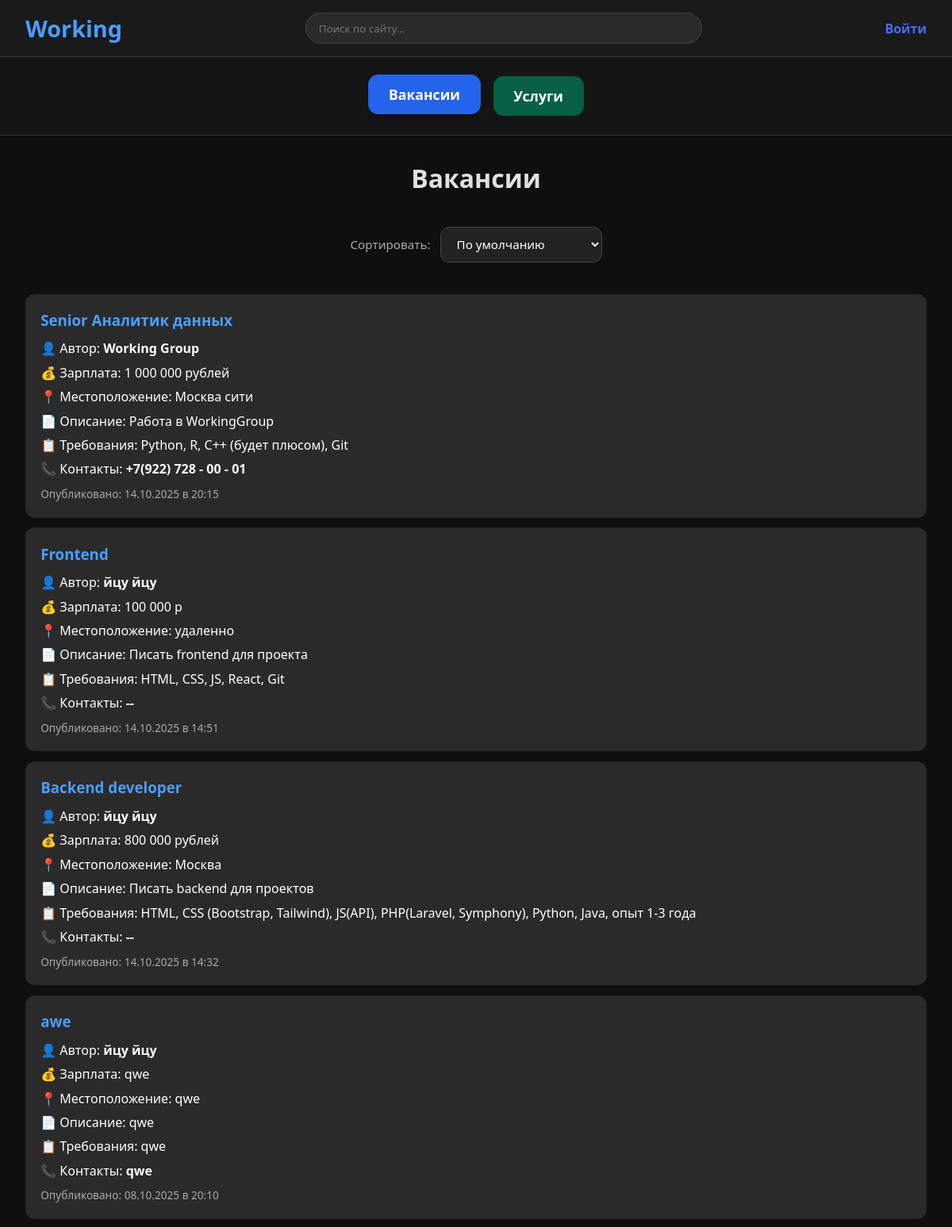
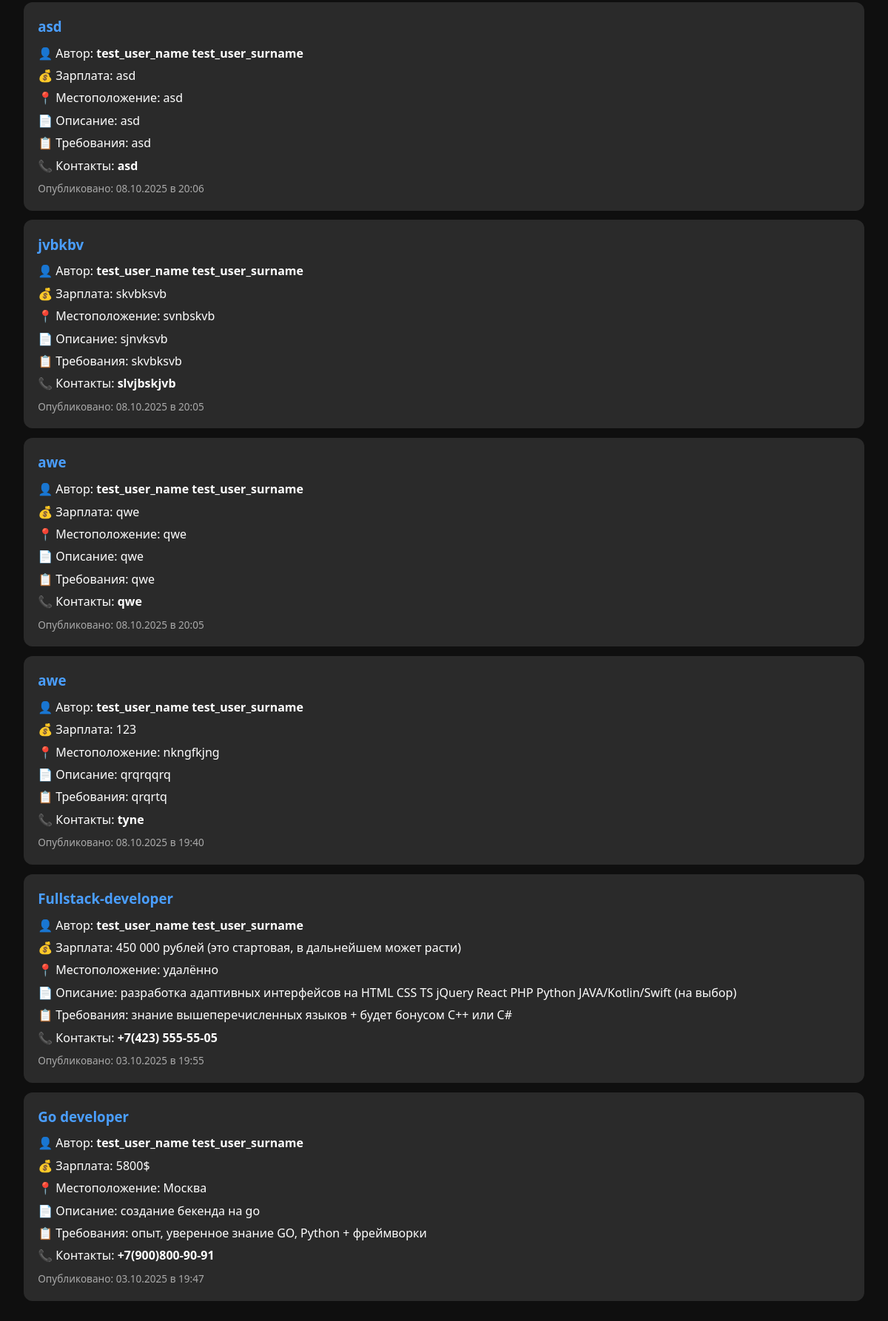
Screenshot of /src/pages/main/main.php with the database file from the repository (2 pictures, top to bottom).
### tables this page shows
CREATE TABLE `vacancies` (
  `id` int NOT NULL,
  `title` varchar(255) NOT NULL,
  `created_at` datetime DEFAULT CURRENT_TIMESTAMP,
  `requirements` text,
  `salary` varchar(100) DEFAULT NULL,
  `creator_name` varchar(255) DEFAULT NULL,
  `user_id` int DEFAULT NULL,
  `description` text,
  `contacts` varchar(255) DEFAULT NULL,
  `location` varchar(255) DEFAULT NULL
);

### src/pages/main/main.php (the view, shortened to what this page needs)
<?php
$exchangeRates = [
    'USD' => 1.0,
    'RUB' => 0.011,
    'EUR' => 1.07,
    'GBP' => 1.27,
    'CNY' => 0.14,
    'TRY' => 0.03,
    'KZT' => 0.0021,
    'UAH' => 0.024,
    'BYN' => 0.30,
];
function normalizeToUSD($priceStr, $rates) {
    $priceStr = trim($priceStr);
    $number = (float) preg_replace('/[^\d.,]/', '', str_replace(',', '.', $priceStr));
    if ($number <= 0) return 0.0;
    if (preg_match('/[₽р]{1,2}/iu', $priceStr)) return $number * $rates['RUB'];
    if (preg_match('/[\$]/', $priceStr)) return $number * $rates['USD'];
    return $number * $rates['RUB'];
}
$host = 'localhost';
$dbname = 'working';
$username = 'root';
$password = 'root';
try {
    $pdo = new PDO("mysql:host=$host;dbname=$dbname;charset=utf8", $username, $password);
    $pdo->setAttribute(PDO::ATTR_ERRMODE, PDO::ERRMODE_EXCEPTION);
} catch (PDOException $e) {
    die("Ошибка подключения к БД: " . htmlspecialchars($e->getMessage(), ENT_QUOTES, 'UTF-8'));
}
$is_logged_in = isset($_SESSION['user_id']);
$user_id = $_SESSION['user_id'] ?? null;
$vacancies = [];
try {
    $stmt = $pdo->query("
        SELECT
            title,
            description,
            requirements,
            salary,
            location,
            contacts,
            creator_name,
            created_at
        FROM vacancies
        ORDER BY id DESC
    ");
    $vacancies = $stmt->fetchAll(PDO::FETCH_ASSOC);
} catch (PDOException $e) {
    error_log("Ошибка БД: " . $e->getMessage());
    $vacancies = [];
    $services = [];
    $requests = [];
}
?>
<!DOCTYPE html>
<html lang="ru">
<head>
</head>
<body>
<header>
    <a href="main.php" class="logo">Working</a>
    <div class="search-box">
        <input type="text" id="search-input" placeholder="Поиск по сайту...">
    </div>
    <?php if ($is_logged_in): ?>
        <?php
        $user_name = 'Гость';
        if ($user_id) {
            try {
                $stmt = $pdo->prepare("SELECT name, surname FROM users WHERE id = ?");
                $stmt->execute([$user_id]);
                $user = $stmt->fetch(PDO::FETCH_ASSOC);
                if ($user) {
                    $user_name = htmlspecialchars($user['name'] . ' ' . $user['surname'], ENT_QUOTES, 'UTF-8');
                }
            } catch (PDOException $e) {
            }
        }
        ?>
        <div class="user-menu">
            <button class="profile-btn"><?= $user_name ?></button>
            <div class="dropdown-menu" id="user-dropdown">
                <a href="../profile/profile.php">Профиль</a>
                <a href="../settings/settings.php">Настройки</a>
                <a href="../news/news.php">Новости</a>
                <a href="../help/help.php">Помощь по сайту</a>
                <a href="../market/market.php">Рынок</a>
                <a href="../login/logout.php" class="logout-link">Выход</a>
            </div>
        </div>
    <?php else: ?>
        <a href="../login/login.php" class="profile-link">Войти</a>
    <?php endif; ?>
</header>
<div class="theme-buttons">
    <button class="theme-btn vacancies active" data-theme="vacancies">Вакансии</button>
    <button class="theme-btn services" data-theme="services">Услуги</button>
</div>
<div class="content-area">
    <div class="theme-content active" id="vacancies-content">
        <div class="theme-header">
            <h2>Вакансии</h2>
            <div class="actions">
                <div class="filters">
                    <label for="vacancies-sort">Сортировать:</label>
                    <select id="vacancies-sort">
                        <option value="default">По умолчанию</option>
                    </select>
                </div>
            </div>
        </div>
        <ul>
            <?php if (!empty($vacancies)): ?>
                <?php foreach ($vacancies as $v): ?>
                    <?php $usd = normalizeToUSD($v['salary'] ?? '', $exchangeRates); ?>
                    <li data-salary-usd="<?= number_format($usd, 2, '.', '') ?>"
                        data-date="<?= strtotime($v['created_at'] ?? 'now') ?>">
                        <h3><?= htmlspecialchars($v['title'] ?? '', ENT_QUOTES, 'UTF-8') ?></h3>
                        <?php if (!empty($v['creator_name'])): ?>
                            <p>👤 Автор: <strong><?= htmlspecialchars($v['creator_name'], ENT_QUOTES, 'UTF-8') ?></strong></p>
                        <?php endif; ?>
                        <?php if (!empty($v['salary'])): ?>
                            <p>💰 Зарплата: <?= htmlspecialchars($v['salary'], ENT_QUOTES, 'UTF-8') ?></p>
                        <?php endif; ?>
                        <?php if (!empty($v['location'])): ?>
                            <p>📍 Местоположение: <?= htmlspecialchars($v['location'], ENT_QUOTES, 'UTF-8') ?></p>
                        <?php endif; ?>
                        <?php if (!empty($v['description'])): ?>
                            <p>📄 Описание:
<?= nl2br(htmlspecialchars($v['description'], ENT_QUOTES, 'UTF-8')) ?></p>
                        <?php endif; ?>
                        <?php if (!empty($v['requirements'])): ?>
                            <p>📋 Требования:
<?= nl2br(htmlspecialchars($v['requirements'], ENT_QUOTES, 'UTF-8')) ?></p>
                        <?php endif; ?>
                        <?php if (!empty($v['contacts'])): ?>
                            <p>📞 Контакты: <strong><?= htmlspecialchars($v['contacts'], ENT_QUOTES, 'UTF-8') ?></strong></p>
                        <?php endif; ?>
                        <?php if (!empty($v['created_at'])): ?>
                            <small>Опубликовано: <?= date('d.m.Y в H:i', strtotime($v['created_at'])) ?></small>
                        <?php endif; ?>
                    </li>
                <?php endforeach; ?>
            <?php else: ?>
                <li class="not">Нет доступных вакансий</li>
            <?php endif; ?>
        </ul>
    </div>
</div>
</body>
</html>

### src/pages/main/main.php (style rules this page uses)
* { margin: 0; padding: 0; box-sizing: border-box; font-family: 'Segoe UI', Tahoma, Geneva, Verdana, sans-serif; }
body { background: #0f0f0f; color: white; min-height: 100vh; }
header { display: flex; justify-content: space-between; align-items: center; padding: 1rem 2rem; background: #1a1a1a; border-bottom: 1px solid #333; }
.logo { font-size: 1.8rem; font-weight: bold; color: #4a9eff; text-decoration: none; }
.search-box { flex: 1; max-width: 500px; margin: 0 2rem; }
.search-box input { width: 100%; padding: 0.6rem 1rem; border-radius: 2rem; border: 1px solid #444; background: #2a2a2a; color: white; }
.profile-link { text-decoration: none; color: #4a6cf7; font-weight: 600; }
.theme-buttons { display: flex; justify-content: center; gap: 1rem; padding: 1.5rem; flex-wrap: wrap; background: #151515; border-bottom: 1px solid #333; }
.theme-btn { padding: 0.8rem 1.6rem; font-size: 1.1rem; font-weight: 600; border: none; border-radius: 0.8rem; background: #2a2a2a; color: white; cursor: pointer; transition: all 0.2s; }
.theme-btn.active { background: #4a6cf7; transform: translateY(-2px); box-shadow: 0 4px 8px rgba(0,0,0,0.3); }
.theme-btn.vacancies { background: #1e40af; }
.theme-btn.services { background: #065f46; }
.theme-btn.vacancies.active { background: #2563eb; }
.content-area { padding: 2rem; min-height: calc(100vh - 200px); }
.theme-content { display: none; text-align: left; }
.theme-content.active { display: block; animation: fadeIn 0.3s ease; }
.theme-header { margin-bottom: 1.5rem; text-align: center; display: flex; flex-direction: column; align-items: center; }
.theme-header h2 { font-size: 2rem; color: #e0e0e0; margin-bottom: 1rem; }
.theme-header .actions { display: flex; gap: 1rem; margin-top: 0.5rem; flex-wrap: wrap; justify-content: center; align-items: center; }
.filters { display: flex; gap: 12px; margin: 1rem 0; flex-wrap: wrap; justify-content: center; align-items: center; }
.filters label { color: #aaa; font-size: 0.95rem; }
.filters select { padding: 0.65rem 1rem; border-radius: 0.7rem; background: #222; color: white; border: 1px solid #444; font-size: 0.95rem; min-width: 180px; cursor: pointer; transition: border-color 0.2s, box-shadow 0.2s; }
ul { list-style: none; padding: 0; margin: 0; }
li { background: #2a2a2a; margin: 0.8rem 0; padding: 1.2rem; border-radius: 12px; line-height: 1.5; transition: transform 0.2s, box-shadow 0.2s; }
li h3 { margin-bottom: 0.6rem; color: #4a9eff; }
li p { margin: 0.4rem 0; }
li small { display: block; color: #aaa; font-size: 0.85rem; margin-top: 0.6rem; }

### rows the page displays
vacancies: title "Senior Аналитик данных", creator_name "Working Group", salary "1 000 000 рублей", location "Москва сити", description "Работа в WorkingGroup", requirements "Python, R, C++ (будет плюсом), Git", contacts "+7(922) 728 - 00 - 01", created_at "14.10.2025 в 20:15"
vacancies: title "Frontend", creator_name "йцу йцу", salary "100 000 р", location "удаленно", description "Писать frontend для проекта", requirements "HTML, CSS, JS, React, Git", contacts "--", created_at "14.10.2025 в 14:51"
vacancies: title "Backend developer", creator_name "йцу йцу", salary "800 000 рублей", location "Москва", description "Писать backend для проектов", requirements "HTML, CSS (Bootstrap, Tailwind), JS(API), PHP(Laravel, Symphony), Python, Java, опыт 1-3 года", contacts "--", created_at "14.10.2025 в 14:32"
vacancies: title "awe", creator_name "йцу йцу", salary "qwe", location "qwe", description "qwe", requirements "qwe", contacts "qwe", created_at "08.10.2025 в 20:10"
vacancies: title "asd", creator_name "test_user_name test_user_surname", salary "asd", location "asd", description "asd", requirements "asd", contacts "asd", created_at "08.10.2025 в 20:06"
vacancies: title "jvbkbv", creator_name "test_user_name test_user_surname", salary "skvbksvb", location "svnbskvb", description "sjnvksvb", requirements "skvbksvb", contacts "slvjbskjvb", created_at "08.10.2025 в 20:05"
vacancies: title "awe", creator_name "test_user_name test_user_surname", salary "qwe", location "qwe", description "qwe", requirements "qwe", contacts "qwe", created_at "08.10.2025 в 20:05"
vacancies: title "awe", creator_name "test_user_name test_user_surname", salary "123", location "nkngfkjng", description "qrqrqqrq", requirements "qrqrtq", contacts "tyne", created_at "08.10.2025 в 19:40"
vacancies: title "Fullstack-developer", creator_name "test_user_name test_user_surname", salary "450 000 рублей (это стартовая, в дальнейшем может расти)", location "удалённо", description "разработка адаптивных интерфейсов на HTML CSS TS jQuery React PHP Python JAVA/Kotlin/Swift (на выбор)", requirements "знание вышеперечисленных языков + будет бонусом C++ или С#", contacts "+7(423) 555-55-05", created_at "03.10.2025 в 19:55"
vacancies: title "Go developer", creator_name "test_user_name test_user_surname", salary "5800$", location "Москва", description "создание бекенда на go", requirements "опыт, уверенное знание GO, Python + фреймворки", contacts "+7(900)800-90-91", created_at "03.10.2025 в 19:47"
